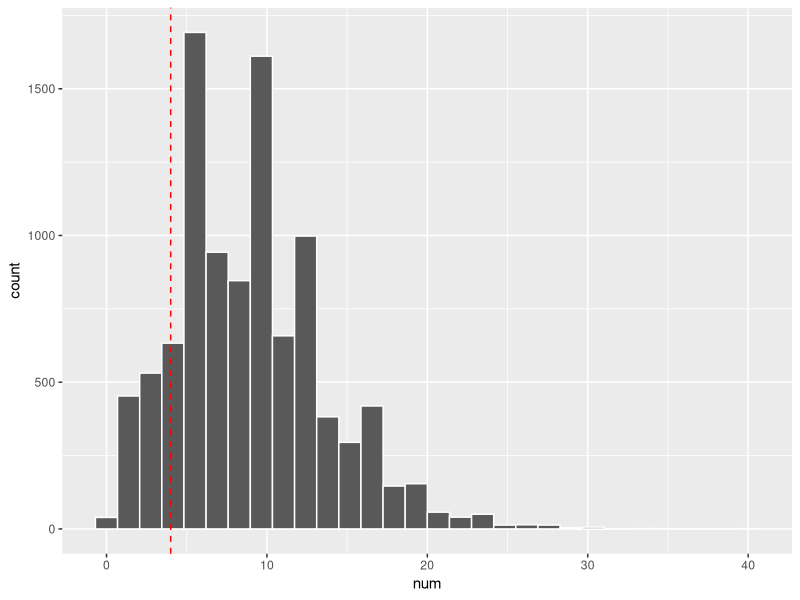

This figure's R source:
## ---- chunk 1

## this is the total number of failures, the random variable X 
x<- 4

p<- 0.4

## size, the number of successful trials we are targeting
size <- 10 - x

dnbinom(x= x, size = size, prob = p)
## ---- chunk 2
## this is the same as 
choose(size + x -1, size-1) * p^(size) * (1-p)^x

## and 
choose(size + x -1, x) * p^(size) * (1-p)^x

## ---- chunk 3
library(tidyverse)

rnbinom(10000, size = size, prob =p) %>%
        enframe(name = "seq", value = "num") %>%
        ggplot(aes(x = num)) +
        geom_histogram(col="white", bins = 30) +
        geom_vline(xintercept = x, linetype = 2, col= "red")

mean(rnbinom(10000, size = size, prob =p) == x)
## ---- chunk 4
mu<- size/p - size 
mu
variance<- mu + mu^2/size 
variance

dnbinom(x= x, size = size, mu = mu)
